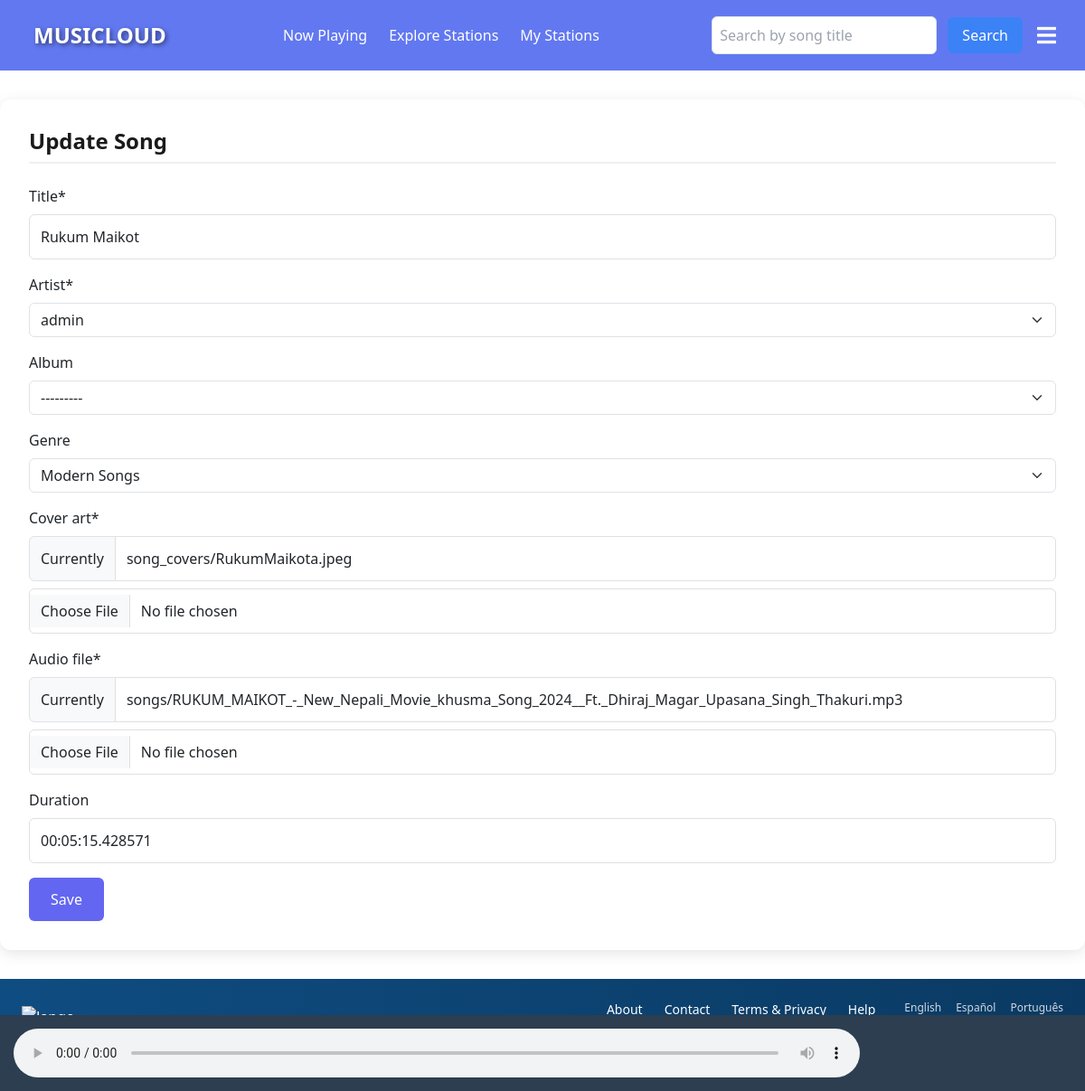
The page /songs/edit/2/ (signed in) on the database its author committed.
### app/models.py (models this page shows, shortened)
class Song(models.Model):
    title = models.CharField(max_length=200)
    artist = models.ForeignKey('Artist', on_delete=models.CASCADE)
    album = models.ForeignKey('Album', on_delete=models.SET_NULL, null=True, blank=True)
    genre = models.ForeignKey('Genre', on_delete=models.SET_NULL, null=True, blank=True)
    cover_art = models.ImageField(upload_to='song_covers/')
    audio_file = models.FileField(upload_to='songs/')
    duration = models.DurationField(null=True, blank=True)  # Allow null initially
    upload_date = models.DateTimeField(auto_now_add=True)

class Album(models.Model):
    title = models.CharField(max_length=200)
    artist = models.ForeignKey(Artist, on_delete=models.CASCADE)
    release_date = models.DateField()
    cover_art = models.ImageField(upload_to='album_covers/')
    def __str__(self):
        return self.title

### app/views.py (the view)
# urls.py: path('songs/edit/<int:pk>/',views.song_edit, name='song_edit'),
@login_required(login_url='login')
def song_edit(request,pk):
    song = get_object_or_404(Song,pk=pk, artist__user = request.user)
    form = SongForm(request.POST or None, request.FILES or None, instance=song)
    if form.is_valid():
        form.save()
        messages.success(request,"Song Updated")
        return redirect('song_list')
    return render(request,'songs/song_form.html',{'form':form})

### app/forms.py
class SongForm(forms.ModelForm):
    class Meta:
        model = Song
        fields = ['title', 'artist', 'album', 'genre', 'cover_art', 'audio_file', 'duration']
    def __init__(self, *args, **kwargs):
        super(SongForm, self).__init__(*args, **kwargs)
        self.helper = FormHelper()
        self.helper.form_method = 'post'
        self.helper.layout = Layout(
            Row(
                Column('title', css_class='form-group col-md-6 mb-3'),
                Column('duration', css_class='form-group col-md-6 mb-3'),
            ),
            Row(
                Column('artist', css_class='form-group col-md-4 mb-3'),
                Column('album', css_class='form-group col-md-4 mb-3'),
                Column('genre', css_class='form-group col-md-4 mb-3'),
            ),
            Row(
                Column('cover_art', css_class='form-group col-md-6 mb-3'),
                Column('audio_file', css_class='form-group col-md-6 mb-3'),
            ),
            Submit('submit', 'Save Song')
        )

### app/models.py (called while the page is built)
    def __str__(self):
        return self.user.username

    def __str__(self):
        return self.title

### templates/songs/song_form.html (shortened to what this page needs)
{% extends "base.html" %}
{%load crispy_forms_tags%}
{%load static%}
{% block content %}
<div class="form-container">
  <h2 class="form-title">{{ form.instance.pk|yesno:"Update,Upload" }} Song</h2>
  <form method="post" enctype="multipart/form-data">
    {{form|crispy}}
    <button type="submit" class="btn-submit">Save</button>
  </form>
</div>
{% endblock %}

### static/css/styles.css (style rules this page uses)
* { margin: 0; padding: 0; box-sizing: border-box; }
:root { --primary-color: #6278f1; --secondary-color: #a2f75e; --primary-text-color: #ffffff; --secondary-text-clolor: rgb(0, 0, 0); --border-radius: 8px; --box-shadow: 0 2px 10px rgba(0, 0, 0, 0.1); }
body { margin: 0; font-family: Arial, sans-serif; }

### templates/songs/song_form.html (style rules this page uses)
.form-container { max-width: 1300px; margin: 2rem auto; padding: 2rem; background: white; border-radius: 12px; box-shadow: 0 4px 16px rgba(0, 0, 0, 0.1); }
.form-title { font-size: 1.5rem; font-weight: 600; color: #1a1a1a; margin-bottom: 1.5rem; padding-bottom: 0.5rem; border-bottom: 2px solid #f0f0f0; }
.form-control { width: 100%; padding: 0.75rem; border: 1px solid #e0e0e0; border-radius: 6px; font-size: 1rem; transition: border-color 0.3s; }
.btn-submit { background: #6366f1; color: white; border: none; padding: 0.75rem 1.5rem; border-radius: 6px; font-weight: 500; cursor: pointer; transition: background 0.3s; }

### rows shown on the page
Song: instance.pk "Update", title "Rukum Maikot", artist "admin", album "---------", genre "Modern Songs", duration "00:05:15.428571"
